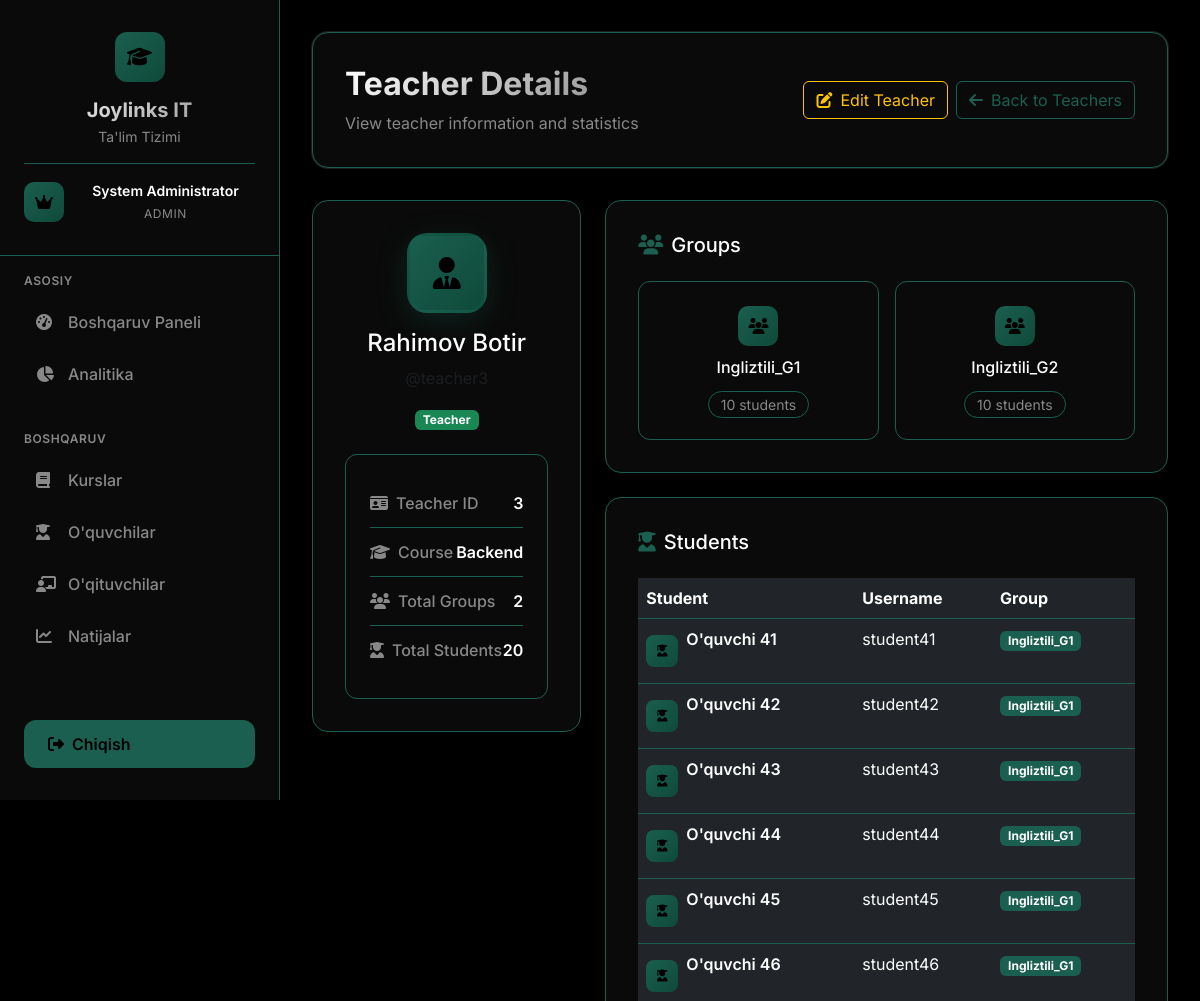
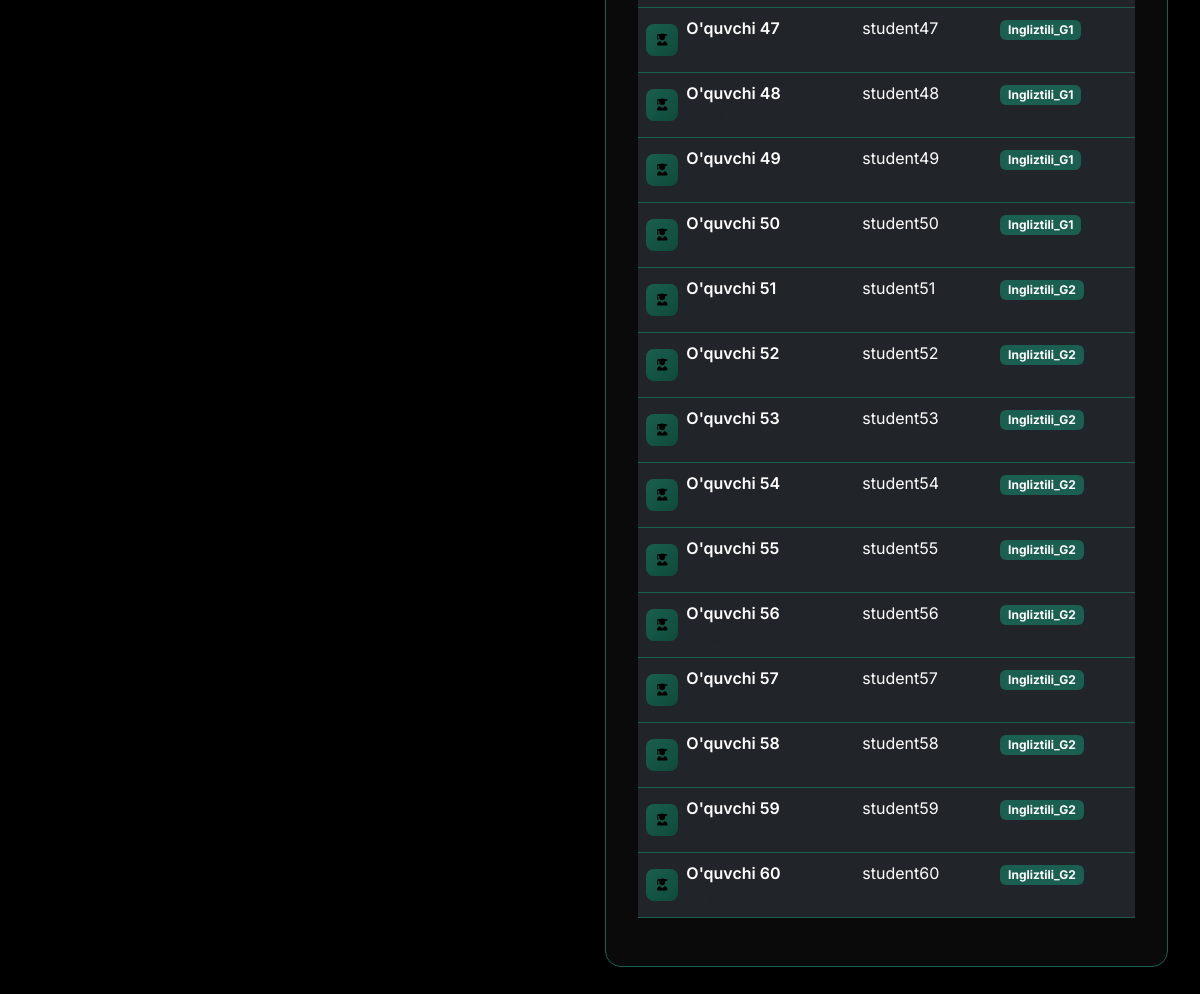
The page /admin/teachers/view/3 (signed in) on the database as committed earlier (2 pictures, top to bottom).
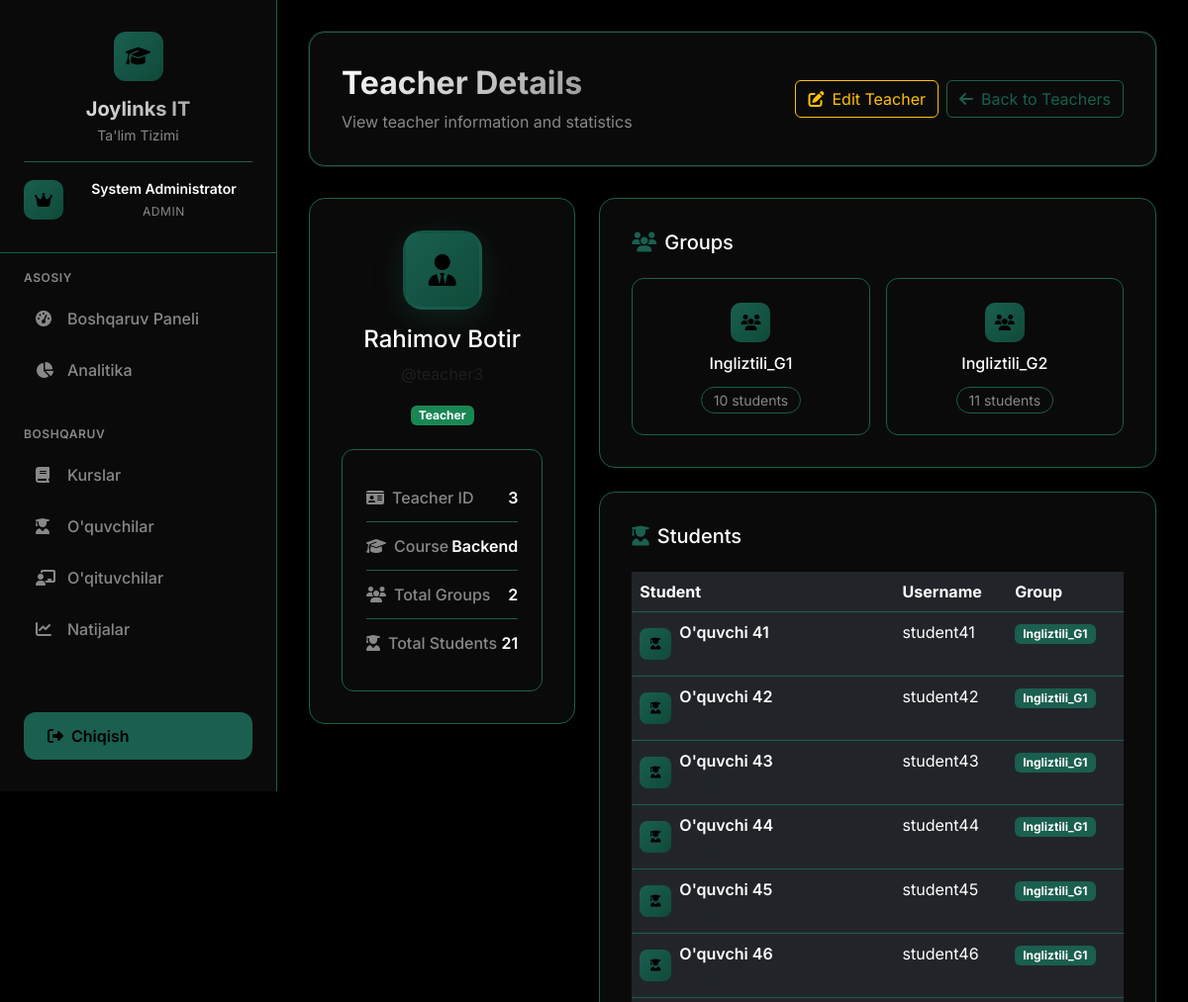
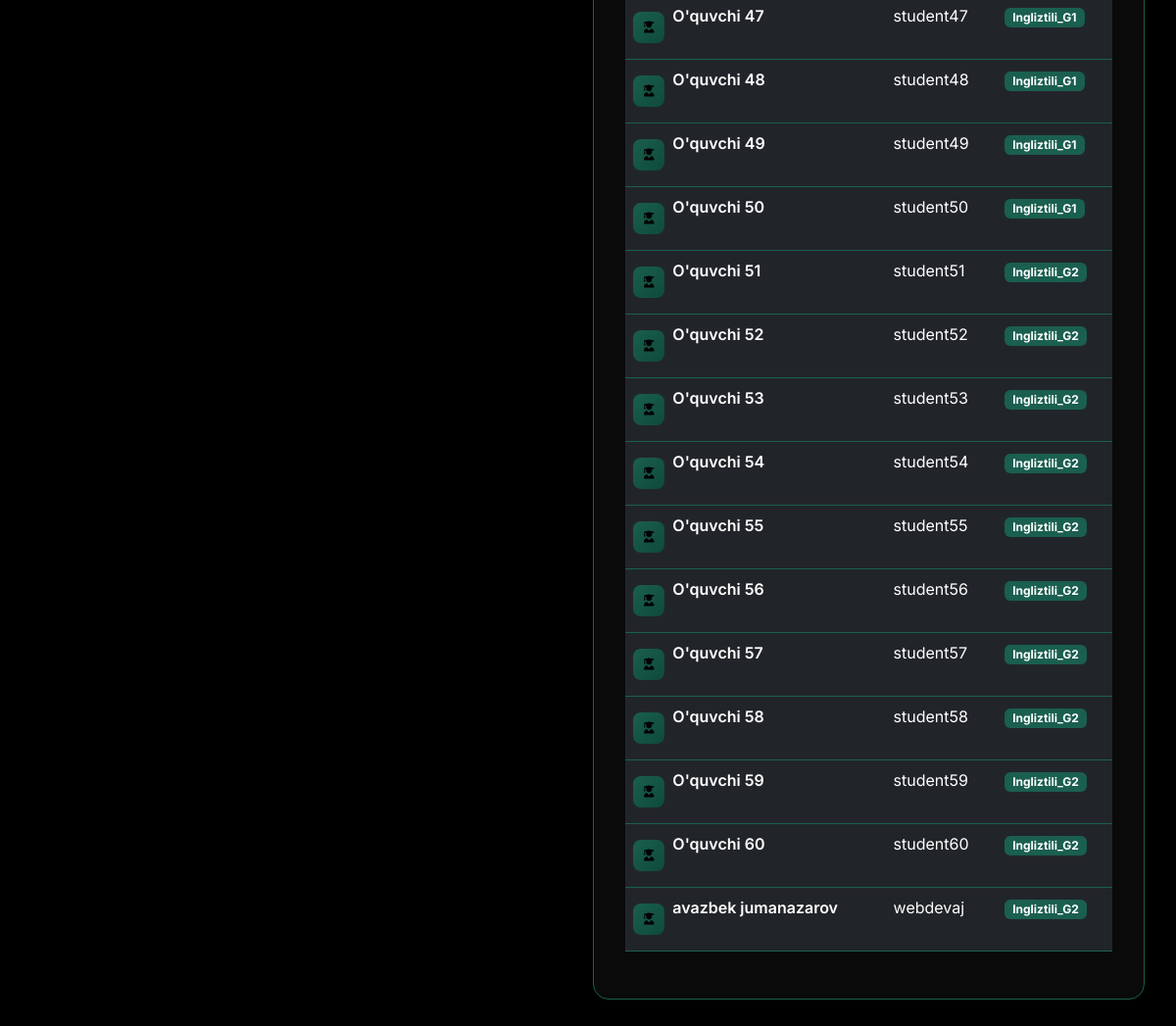
The same page on the database as committed later (2 pictures, top to bottom).
### app.py (models this page shows)
class Group(db.Model):
    id = db.Column(db.Integer, primary_key=True)
    name = db.Column(db.String(50), nullable=False)
    teacher_id = db.Column(db.Integer, db.ForeignKey('teacher.id'), nullable=False)
    students = db.relationship('Student', backref='group', lazy=True)
    tests = db.relationship('Test', backref='group', lazy=True)

class Student(db.Model):
    id = db.Column(db.Integer, primary_key=True)
    user_id = db.Column(db.Integer, db.ForeignKey('user.id'), nullable=False)
    group_id = db.Column(db.Integer, db.ForeignKey('group.id'), nullable=False)
    results = db.relationship('TestResult', backref='student', lazy=True)

class User(UserMixin, db.Model):
    id = db.Column(db.Integer, primary_key=True)
    username = db.Column(db.String(80), unique=True, nullable=False)
    password_hash = db.Column(db.String(120), nullable=False)
    role = db.Column(db.String(20), nullable=False)  # admin, teacher, student
    full_name = db.Column(db.String(100), nullable=False)
    teacher_profile = db.relationship('Teacher', backref='user', uselist=False)
    student_profile = db.relationship('Student', backref='user', uselist=False)

### app.py (the view)
@app.route('/admin/teachers/view/<int:teacher_id>')
@admin_required
def admin_view_teacher(teacher_id):
    teacher = db.session.query(Teacher, User, Course).join(User).join(Course).filter(Teacher.id == teacher_id).first_or_404()
    teacher_obj, user_obj, course_obj = teacher
    groups = Group.query.filter_by(teacher_id=teacher_id).all()
    students = db.session.query(Student, User, Group).join(User).join(Group).filter(Group.teacher_id == teacher_id).all()
    return render_template('admin/view_teacher_modern.html', teacher=teacher_obj, user=user_obj, course=course_obj, groups=groups, students=students)

### app.py (called while the page is built)
@login_manager.user_loader
def load_user(user_id):
    return User.query.get(int(user_id))

def admin_required(f):
    @wraps(f)
    def decorated_function(*args, **kwargs):
        if not current_user.is_authenticated or current_user.role != 'admin':
            flash('Kirish taqiqlangan. Admin huquqlari kerak.', 'danger')
            return redirect(url_for('login'))
        return f(*args, **kwargs)
    return decorated_function

### templates/admin/view_teacher_modern.html (shortened to what the changed rows need)
{% extends "base_modern.html" %}
{% block content %}
<div class="page-header">
    <div class="d-flex justify-content-between align-items-center">
        <div>
            <h1 class="page-title">Teacher Details</h1>
        </div>
    </div>
</div>
<div class="row g-4">
    <div class="col-lg-4">
        <div class="content-card">
            <div class="teacher-info">
                <div class="info-item">
                    <label><i class="fas fa-user-graduate me-2"></i>Total Students</label>
                    <span>{{ students|length }}</span>
                </div>
            </div>
        </div>
    </div>
    <div class="col-lg-8">
        <div class="content-card mb-4">
            {% if groups %}
            <div class="row g-3">
                {% for group in groups %}
                <div class="col-md-6">
                    <div class="group-card">
                        <div class="group-header">
                            <div class="group-icon">
                                <i class="fas fa-users"></i>
                            </div>
                            <h6 style="color: var(--text-primary);">{{ group.name }}</h6>
                        </div>
                        <div class="group-stats">
                            <span class="student-count">{{ group.students|length }} students</span>
                        </div>
                    </div>
                </div>
                {% endfor %}
            </div>
            {% else %}
            <div class="text-center py-4">
                <i class="fas fa-users fa-2x mb-3" style="color: var(--text-secondary);"></i>
                <p class="text-muted">No groups assigned to this teacher.</p>
            </div>
            {% endif %}
        </div>
        <div class="content-card">
            {% if students %}
            <div class="table-responsive">
                <table class="table table-dark table-hover">
                    <thead>
                        <tr>
                            <th>Student</th>
                            <th>Username</th>
                            <th>Group</th>
                        </tr>
                    </thead>
                    <tbody>
                        {% for student, user_obj, group_obj in students %}
                        <tr>
                            <td>
                                <div class="d-flex align-items-center">
                                    <div class="user-avatar-sm me-2">
                                        <i class="fas fa-user-graduate"></i>
                                    </div>
                                    <div>
                                        <div class="fw-semibold">{{ user_obj.full_name }}</div>
                                        <small class="text-muted">ID: {{ student.id }}</small>
                                    </div>
                                </div>
                            </td>
                            <td>{{ user_obj.username }}</td>
                            <td>
                                <span class="badge" style="background: var(--accent);">{{ group_obj.name }}</span>
                            </td>
                        </tr>
                        {% endfor %}
                    </tbody>
                </table>
            </div>
            {% else %}
            <div class="text-center py-4">
                <i class="fas fa-user-graduate fa-2x mb-3" style="color: var(--text-secondary);"></i>
                <p class="text-muted">No students assigned to this teacher.</p>
            </div>
            {% endif %}
        </div>
    </div>
</div>
{% endblock %}

Rows that differ between the two databases and show on the page:
computed for Group "Ingliztili_G2": students|length "10" → "11"
now on this page (row edited): Student: full_name "avazbek jumanazarov", username "webdevaj", name "Ingliztili_G2"
Other text that changed with them:
{{ students|length }}: "20" → "21"
